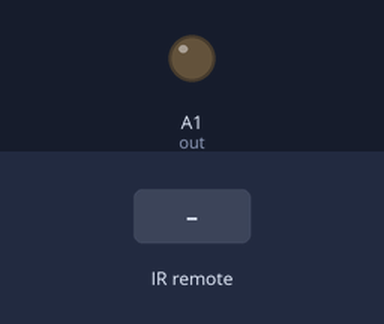
A sketch run on a simulated Arduino Uno, built with avr-gcc and run on an emulated ATmega328P. On the bench: output pins drawn as LEDs (lit = HIGH). The inputs (shaded band) are chosen by the test bench.

Above: at 1.2 s.
1.3 s: infrared code 0x80BFC936 received
At 2.5 s:
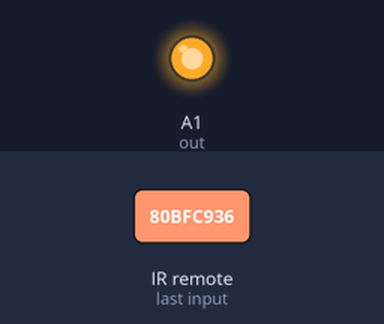
2.8 s: infrared code 0x80BF49B6 received
At 3.7 s:
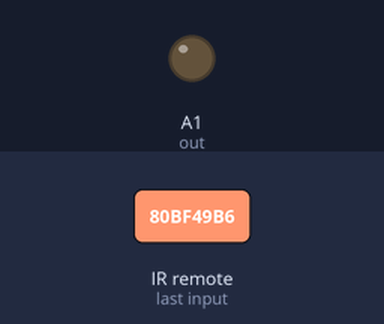
4.3 s: infrared code 0x80BF33CC received
At 4.9 s:
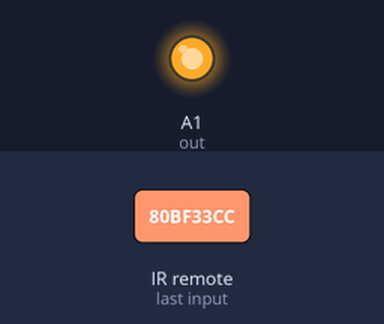
Timing chart, 0 to 7.3 s (numbered marks = the images above; inputs shaded):
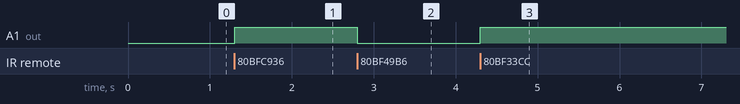

The sketch:

Master.ino
```cpp
#include <IRremote.h>

int sensor = 3;
int out = A1;

IRrecv ip(sensor);
decode_results results;

void setup() {
  Serial.begin(9600);
  ip.enableIRIn();
  pinMode(sensor, INPUT);
  pinMode(out, OUTPUT);
}

void loop()
{
  // put your main code here, to run repeatedly:
  if (ip.decode(&results))
  {
    switch (results.value)
    {
      case 0x80BF49B6: analogWrite(out, (1000 * 1) / 9);
        break;

      case 0x80BFC936: analogWrite(out, (1000 * 2) / 9);
        break;

      case 0x80BF33CC: analogWrite(out, (1000 * 3) / 9);
        break;

      case 0x80BF718E: analogWrite(out, (1000 * 4) / 9);
        break;

      case 0x80BFF10E: analogWrite(out, (1000 * 5) / 9);
        break;

      case 0x80BF13EC: analogWrite(out, (1000 * 6) / 9);
        break;

      case 0x80BF51AE: analogWrite(out, (1000 * 7) / 9);
        break;

      case 0x80BFD12E: analogWrite(out, (1000 * 8) / 9);
        break;

      case 0x80BF23DC: analogWrite(out, (1000 * 9) / 9);
        break;

      case 0x80BF53AC: analogWrite(out, 1023);
        break;

      case 0x80BF4BB4: analogWrite(out, 0);
        break;
    }
    ip.resume();
    delay(20);
  }
}
```

Measured:
- after the input at 1.3 s, A1 (out): LOW → HIGH at once
- after the input at 2.8 s, A1 (out): HIGH → LOW at once
- after the input at 4.3 s, A1 (out): LOW → HIGH at once
